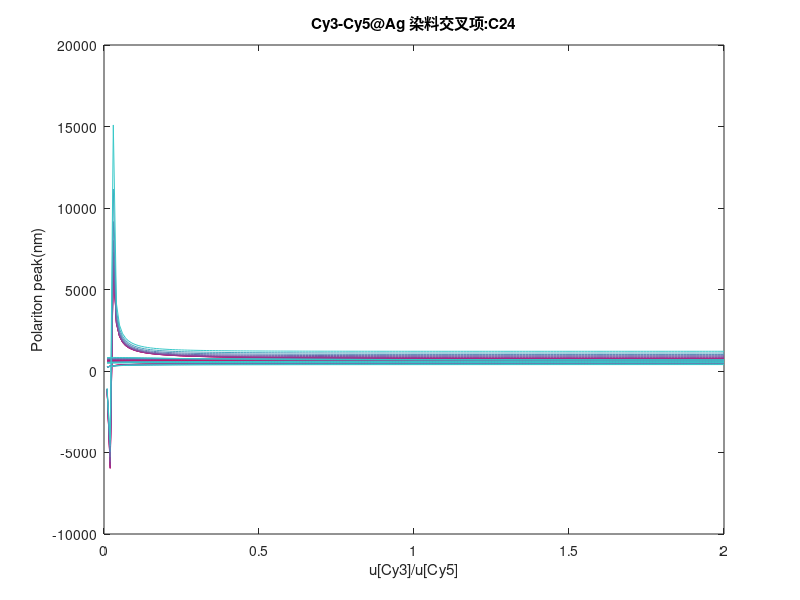

This chart was generated by the following MATLAB code: (Note: this script raises an error after producing the figure.)
% 【双染料-银膜耦合 染料交叉项调试-变染料浓度比】
% 考虑染料峰间相互作用，即含非零dye-dye非对角元，生成理论值曲线

clear; clc;

He=1243.125; % 波长和能量换算常数 （nm->eV, E=hc/lamda） 

L=[523 561 621 665];	% 纯染料峰波长 [Cy3左 Cy3右 Cy5左 Cy5右]
E=He./L;                % 各波长对应能量

S=He/610;

D=[0.16139      0.26151      0.15529      0.35152];   % 耦合参数Delta_1~4

p=0.01;         % 步长
Lp=0.01:p:2;    % 横轴：u[Cy3]/u[Cy5]
n=2/p;          % 离散点组数目
C=11;           % 染料交叉项取值数
cp=0.1;         % 染料交叉项取值步长
Eg=zeros(C,n,5);    % C*n*5列的2D数组，记录在一个染料交叉值下第行数个Dye比值的5个矩阵特征值

% 染料交叉项
C12=0;
C13=0;
C14=0;
C23=0;
C24=0;
C34=0;
CC='24';

% 染料交叉项取值遍历
for c=1:C
    C24=(c-1)*cp;
    for x=1:n
        D(3)=D(1)/sqrt(x*p);
        D(4)=D(2)/sqrt(x*p);
        A=[
        S   ,D(1),D(2),D(3),D(4);
        D(1),E(1),C12 ,C13 ,C14 ;
        D(2),C12 ,E(2),C23 ,C24 ;
        D(3),C13 ,C23 ,E(3),C34 ;
        D(4),C14 ,C24 ,C34 ,E(4);
        ];
        Eg(c,x,:) = sort(eig(A),'descend');   % 求A的（5个）特征值（能量）
    end
end
Lac = He ./ Eg;    % 将特征能量转换到特征波长（数组）


% 作图
figure
set(gcf, 'Position', [0, 0, 700, 600]); 
colp=200/C;
cNc=colp*C;
for lc=1:C
    cnc=colp*lc;
    currColor = [255-cnc cnc^2/cNc sqrt(cnc*cNc)]/255;
    for li=1:5
        plot(Lp,Lac(lc,:,li),'-','color',currColor); hold on;
    end
end
xlabel('u[Cy3]/u[Cy5]');
ylabel('Polariton peak(nm)');
title(['Cy3-Cy5@Ag 染料交叉项:C',CC]);


% 作子图
figure
TLY = tiledlayout(2,3); % 窗口布局
set(gcf, 'Position', [0, 0, 1600, 1200]); 
colp=200/C;
cNc=colp*C;
for li=1:5
    nexttile
    for lc=1:C
        cnc=colp*lc;
        currColor = [255-cnc cnc^2/cNc sqrt(cnc*cNc)]/255;
        plot(Lp,Lac(lc,:,li),'-','color',currColor); hold on;
    end
    ylim([300 1000]);
    xlabel('u[Cy3]/u[Cy5]');
    ylabel('Polariton peak(nm)');
    title(['峰:',num2str(li),' | C',CC]);
end
nexttile
for lc=1:C
    cnc=colp*lc;
    currColor = [255-cnc cnc^2/cNc sqrt(cnc*cNc)]/255;
    plot([0,1],[(lc-1)*cp,(lc-1)*cp],'-','color',currColor); hold on;
end
ylabel(['C',CC]);
title(['C',CC,' - 色彩对照']);

% 输出数据
data=zeros(n,C*5+1);
data(:,1)=Lp;
for lc=1:C
    for li=1:5
        data(:,(li-1)*C+lc+1)=Lac(lc,:,li);
%         data(:,(lc-1)*5+li+1)=Lac(lc,:,li);
    end
end
save(['Dye_C',CC,'.txt'], 'data', '-ascii');
